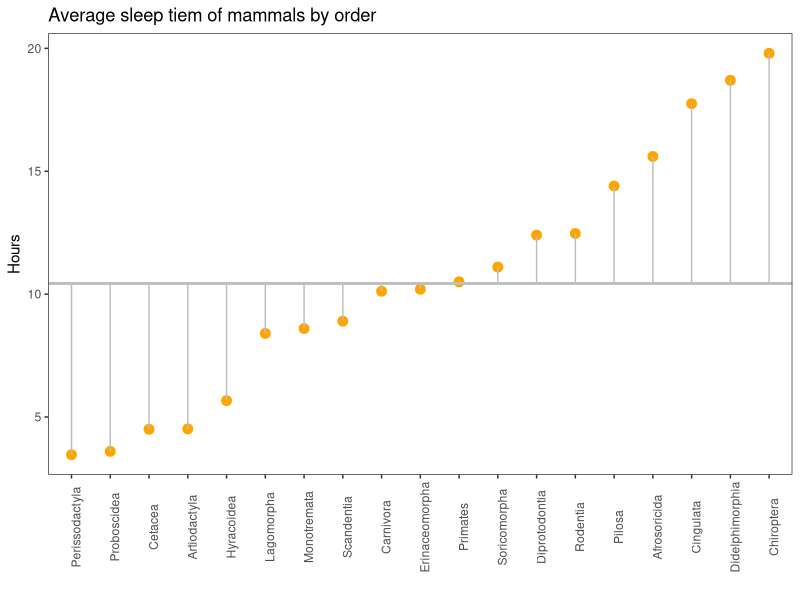

Source code (R):
library(tidyverse)
library(forcats)

theme_set(theme_bw()+
            theme(panel.grid = element_blank()))

?geom_segment


msleep %>% 
  group_by(order) %>% 
  summarise(mean_sleep = mean(sleep_total)) %>% 
  mutate(order = fct_reorder(order, mean_sleep)) %>% 
  ggplot(aes(x = order, y = mean_sleep))+
  geom_point(size = 3,
             colour = "orange")+
  geom_segment(aes(x = order,
                   y = mean(msleep$sleep_total),
                   xend = order,
                   yend = mean_sleep),
               colour = "grey")+
  geom_hline(yintercept = mean(msleep$sleep_total),
             colour = "grey",
             size = 1)+
  theme(axis.text.x = element_text(angle = 90))+
  labs(title = "Average sleep tiem of mammals by order",
       x = "",
       y = "Hours")


